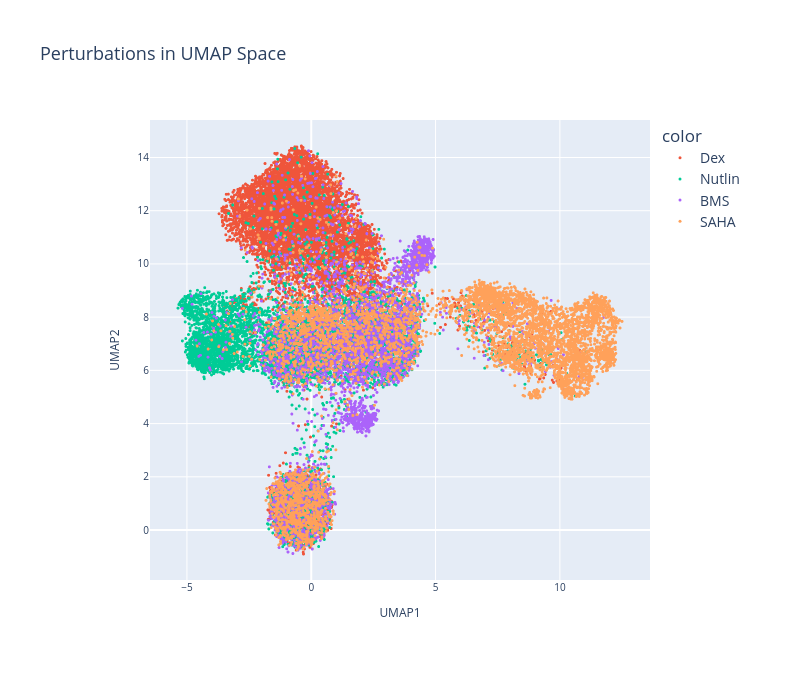

Notebook source saved alongside this figure:
### Code cell
fig = px.scatter(
    x=adata.obsm["X_umap"][:, 0],
    y=adata.obsm["X_umap"][:, 1],
    color=adata.obs[target_key],
    title="Perturbations in UMAP Space",
    labels={"x": "UMAP1", "y": "UMAP2"},
    width=fig_width,
    height=700,
    color_discrete_map=cluster_colors,
    category_orders={"perturbation": list(cluster_colors.keys())},
)
fig.update_traces(marker=dict(size=3))

# Apply custom font sizes from earlier variables
fig.update_layout(
    title_font=dict(size=title_fontsize),
    font=dict(size=legend_fontsize),  # base font (ticks/legend unless overridden)
    legend=dict(font=dict(size=legend_fontsize)),
    margin=dict(l=150, r=150, t=120, b=120)
)
# Axis title and tick font tuning (slightly smaller than legend for balance)
axis_title_size = max(legend_fontsize - 2, int(0.85 * legend_fontsize))
axis_tick_size = max(legend_fontsize - 4, int(0.7 * legend_fontsize))
fig.update_xaxes(title_font=dict(size=axis_title_size), tickfont=dict(size=axis_tick_size))
fig.update_yaxes(title_font=dict(size=axis_title_size), tickfont=dict(size=axis_tick_size))

fig.show()

# Save plot (keep higher resolution export)
# fig.write_html("figures/perturbation/perturbation_umap.html")
# fig.write_image("figures/perturbation/perturbation_umap.png", width=fig_width, scale=2)

### Figure 1 — Plotly figure (JSON) as saved in the notebook; plotly's stock layout.template omitted (floating-point values rounded to 4 significant figures; data arrays with more than 128 entries replaced by an {"elided": "..."} marker saying what was removed)
{"data": [{"hovertemplate": "color=Dex<br>UMAP1=%{x}<br>UMAP2=%{y}<extra></extra>", "legendgroup": "Dex", "marker": {"color": "#EF553B", "size": 3, "symbol": "circle"}, "mode": "markers", "name": "Dex", "showlegend": true, "type": "scattergl", "x": {"elided": "8064 float values"}, "xaxis": "x", "y": {"elided": "8064 float values"}, "yaxis": "y"}, {"hovertemplate": "color=Nutlin<br>UMAP1=%{x}<br>UMAP2=%{y}<extra></extra>", "legendgroup": "Nutlin", "marker": {"color": "#00CC96", "size": 3, "symbol": "circle"}, "mode": "markers", "name": "Nutlin", "showlegend": true, "type": "scattergl", "x": {"elided": "5956 float values"}, "xaxis": "x", "y": {"elided": "5956 float values"}, "yaxis": "y"}, {"hovertemplate": "color=BMS<br>UMAP1=%{x}<br>UMAP2=%{y}<extra></extra>", "legendgroup": "BMS", "marker": {"color": "#AB63FA", "size": 3, "symbol": "circle"}, "mode": "markers", "name": "BMS", "showlegend": true, "type": "scattergl", "x": {"elided": "4183 float values"}, "xaxis": "x", "y": {"elided": "4183 float values"}, "yaxis": "y"}, {"hovertemplate": "color=SAHA<br>UMAP1=%{x}<br>UMAP2=%{y}<extra></extra>", "legendgroup": "SAHA", "marker": {"color": "#FFA15A", "size": 3, "symbol": "circle"}, "mode": "markers", "name": "SAHA", "showlegend": true, "type": "scattergl", "x": {"elided": "5530 float values"}, "xaxis": "x", "y": {"elided": "5530 float values"}, "yaxis": "y"}], "layout": {"font": {"size": 14}, "height": 700, "legend": {"font": {"size": 14}, "title": {"text": "color"}, "tracegroupgap": 0}, "margin": {"b": 120, "l": 150, "r": 150, "t": 120}, "title": {"font": {"size": 18}, "text": "Perturbations in UMAP Space"}, "width": 800, "xaxis": {"anchor": "y", "domain": [0, 1], "tickfont": {"size": 10}, "title": {"font": {"size": 12}, "text": "UMAP1"}}, "yaxis": {"anchor": "x", "domain": [0, 1], "tickfont": {"size": 10}, "title": {"font": {"size": 12}, "text": "UMAP2"}}}}
